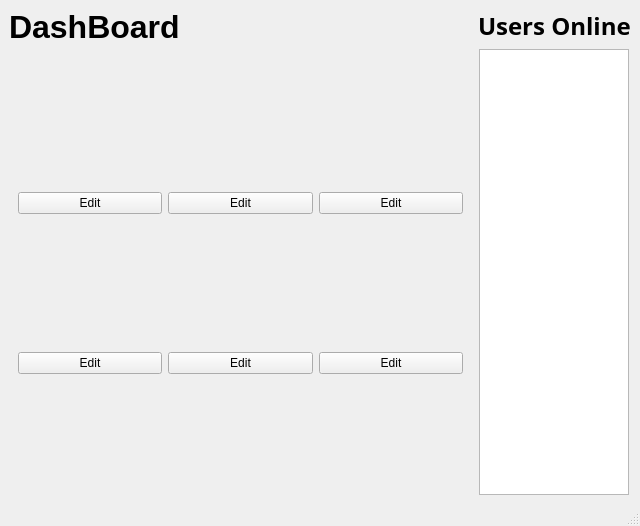
<?xml version="1.0" encoding="UTF-8"?>
<ui version="4.0">
 <class>MainWindow</class>
 <widget class="QMainWindow" name="MainWindow">
  <property name="geometry">
   <rect>
    <x>0</x>
    <y>0</y>
    <width>640</width>
    <height>526</height>
   </rect>
  </property>
  <property name="windowTitle">
   <string>MainWindow</string>
  </property>
  <widget class="QWidget" name="centralwidget">
   <layout class="QHBoxLayout" name="horizontalLayout">
    <item>
     <layout class="QVBoxLayout" name="verticalLayout_2">
      <item>
       <widget class="QLabel" name="dashboard_label">
        <property name="font">
         <font>
          <family>Tahoma</family>
          <pointsize>24</pointsize>
          <weight>75</weight>
          <bold>true</bold>
         </font>
        </property>
        <property name="text">
         <string>DashBoard</string>
        </property>
       </widget>
      </item>
      <item>
       <layout class="QHBoxLayout" name="horizontalLayout_4">
        <item>
         <widget class="QStackedWidget" name="stackedWidget">
          <property name="currentIndex">
           <number>0</number>
          </property>
          <widget class="QWidget" name="page">
           <layout class="QGridLayout" name="gridLayout">
            <item row="0" column="0">
             <layout class="QVBoxLayout" name="verticalLayout_3">
              <item alignment="Qt::AlignHCenter">
               <widget class="QLabel" name="label">
                <property name="sizePolicy">
                 <sizepolicy hsizetype="Fixed" vsizetype="Fixed">
                  <horstretch>0</horstretch>
                  <verstretch>0</verstretch>
                 </sizepolicy>
                </property>
                <property name="text">
                 <string/>
                </property>
               </widget>
              </item>
              <item>
               <widget class="QPushButton" name="editBut1">
                <property name="text">
                 <string>Edit</string>
                </property>
               </widget>
              </item>
             </layout>
            </item>
            <item row="0" column="1">
             <layout class="QVBoxLayout" name="verticalLayout_4">
              <item alignment="Qt::AlignHCenter">
               <widget class="QLabel" name="label_2">
                <property name="sizePolicy">
                 <sizepolicy hsizetype="Fixed" vsizetype="Fixed">
                  <horstretch>0</horstretch>
                  <verstretch>0</verstretch>
                 </sizepolicy>
                </property>
                <property name="text">
                 <string/>
                </property>
               </widget>
              </item>
              <item>
               <widget class="QPushButton" name="editBut2">
                <property name="text">
                 <string>Edit</string>
                </property>
               </widget>
              </item>
             </layout>
            </item>
            <item row="0" column="2">
             <layout class="QVBoxLayout" name="verticalLayout_5">
              <item alignment="Qt::AlignHCenter">
               <widget class="QLabel" name="label_3">
                <property name="sizePolicy">
                 <sizepolicy hsizetype="Fixed" vsizetype="Fixed">
                  <horstretch>0</horstretch>
                  <verstretch>0</verstretch>
                 </sizepolicy>
                </property>
                <property name="text">
                 <string/>
                </property>
               </widget>
              </item>
              <item>
               <widget class="QPushButton" name="editBut3">
                <property name="text">
                 <string>Edit</string>
                </property>
               </widget>
              </item>
             </layout>
            </item>
            <item row="1" column="0">
             <layout class="QVBoxLayout" name="verticalLayout_6">
              <item alignment="Qt::AlignHCenter">
               <widget class="QLabel" name="label_4">
                <property name="sizePolicy">
                 <sizepolicy hsizetype="Fixed" vsizetype="Fixed">
                  <horstretch>0</horstretch>
                  <verstretch>0</verstretch>
                 </sizepolicy>
                </property>
                <property name="text">
                 <string/>
                </property>
               </widget>
              </item>
              <item>
               <widget class="QPushButton" name="editBut4">
                <property name="text">
                 <string>Edit</string>
                </property>
               </widget>
              </item>
             </layout>
            </item>
            <item row="1" column="1">
             <layout class="QVBoxLayout" name="verticalLayout_7">
              <item alignment="Qt::AlignHCenter">
               <widget class="QLabel" name="label_5">
                <property name="sizePolicy">
                 <sizepolicy hsizetype="Fixed" vsizetype="Fixed">
                  <horstretch>0</horstretch>
                  <verstretch>0</verstretch>
                 </sizepolicy>
                </property>
                <property name="text">
                 <string/>
                </property>
               </widget>
              </item>
              <item>
               <widget class="QPushButton" name="editBut5">
                <property name="text">
                 <string>Edit</string>
                </property>
               </widget>
              </item>
             </layout>
            </item>
            <item row="1" column="2">
             <layout class="QVBoxLayout" name="verticalLayout_8">
              <item alignment="Qt::AlignHCenter">
               <widget class="QLabel" name="label_6">
                <property name="sizePolicy">
                 <sizepolicy hsizetype="Fixed" vsizetype="Fixed">
                  <horstretch>0</horstretch>
                  <verstretch>0</verstretch>
                 </sizepolicy>
                </property>
                <property name="text">
                 <string/>
                </property>
               </widget>
              </item>
              <item>
               <widget class="QPushButton" name="editBut6">
                <property name="text">
                 <string>Edit</string>
                </property>
               </widget>
              </item>
             </layout>
            </item>
           </layout>
          </widget>
          <widget class="QWidget" name="page_2"/>
         </widget>
        </item>
       </layout>
      </item>
     </layout>
    </item>
    <item>
     <layout class="QVBoxLayout" name="verticalLayout">
      <item>
       <widget class="QLabel" name="label_7">
        <property name="font">
         <font>
          <family>Trebuchet MS</family>
          <pointsize>18</pointsize>
          <weight>75</weight>
          <bold>true</bold>
         </font>
        </property>
        <property name="text">
         <string>Users Online</string>
        </property>
       </widget>
      </item>
      <item alignment="Qt::AlignHCenter">
       <widget class="QListWidget" name="usersList">
        <property name="minimumSize">
         <size>
          <width>150</width>
          <height>0</height>
         </size>
        </property>
        <property name="maximumSize">
         <size>
          <width>150</width>
          <height>16777215</height>
         </size>
        </property>
       </widget>
      </item>
     </layout>
    </item>
   </layout>
  </widget>
  <widget class="QMenuBar" name="menubar">
   <property name="geometry">
    <rect>
     <x>0</x>
     <y>0</y>
     <width>640</width>
     <height>22</height>
    </rect>
   </property>
  </widget>
  <widget class="QStatusBar" name="statusbar"/>
 </widget>
 <resources/>
 <connections/>
</ui>
